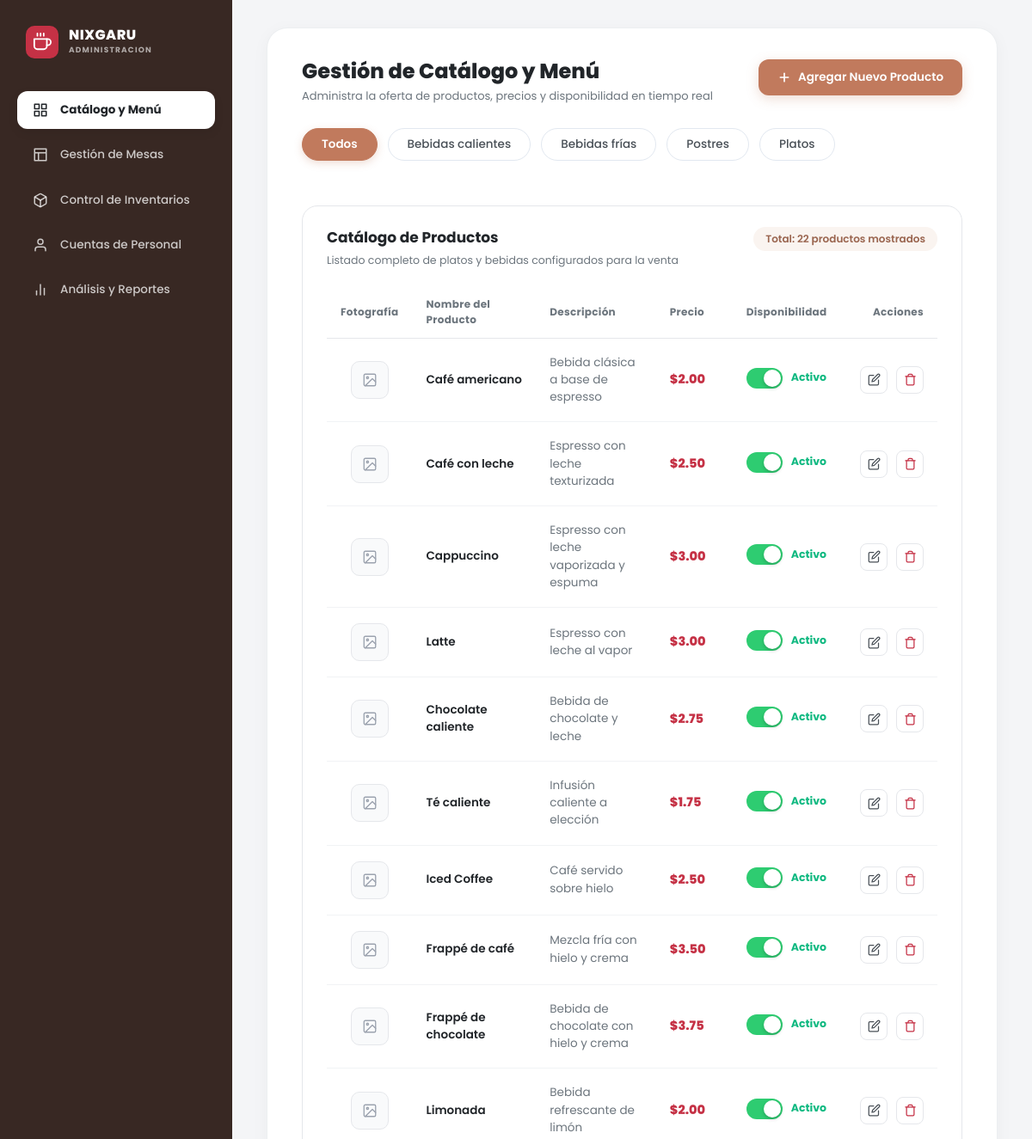
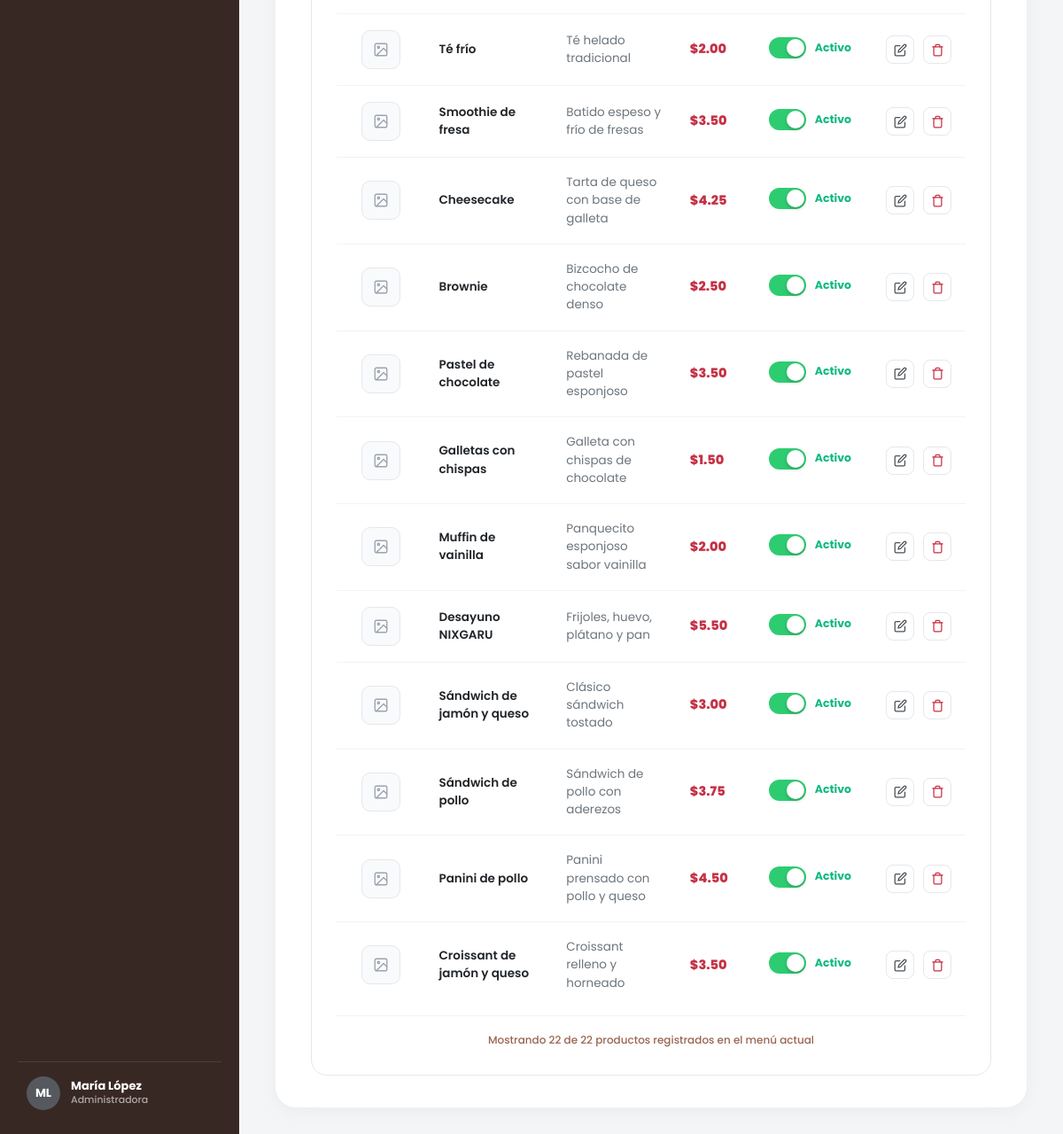
The page /views/admin/admin_catalogo.php on the database as committed earlier (2 pictures, top to bottom).
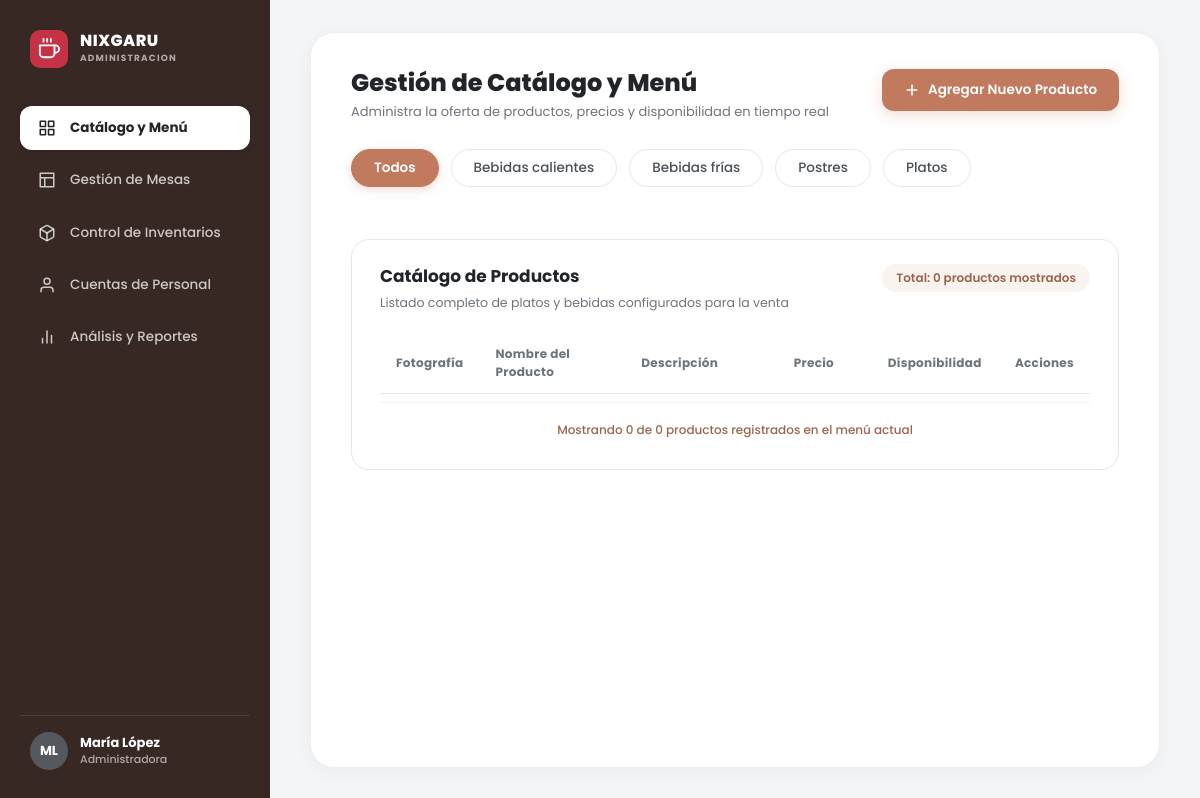
The same page on the database as committed later.
### tables this page shows
CREATE TABLE `productos` (
  `codigo_producto` varchar(10) NOT NULL,
  `nombre` varchar(100) NOT NULL,
  `fotografia` varchar(255) DEFAULT NULL,
  `descripcion` text,
  `precio` decimal(10,2) NOT NULL,
  `id_categoria` int NOT NULL,
  `disponibilidad` tinyint(1) DEFAULT '1',
  PRIMARY KEY (`codigo_producto`),
  KEY `id_categoria` (`id_categoria`),
  CONSTRAINT `productos_ibfk_1` FOREIGN KEY (`id_categoria`) REFERENCES `categorias` (`id_categoria`)
);

### models/Producto.php (called while the page is built, shortened)
<?php
class Producto {
    private PDO $pdo;
    public function __construct(PDO $pdo) {
        $this->pdo = $pdo;
    }
    public function obtenerTodos(): array {
        $stmt = $this->pdo->prepare("
            SELECT
                p.codigo_producto,
                p.nombre,
                p.descripcion,
                p.precio,
                p.fotografia,
                p.disponibilidad,
                p.id_categoria,
                c.nombre_categoria
            FROM productos p
            INNER JOIN categorias c ON p.id_categoria = c.id_categoria
            ORDER BY p.id_categoria ASC, p.codigo_producto ASC
        ");
        $stmt->execute();
        return $stmt->fetchAll();
    }
}

### views/admin/admin_catalogo.php (the view, shortened to what this page needs)
<?php
require_once __DIR__ . '/../../config/database.php';
require_once __DIR__ . '/../../models/Producto.php';
try {
    $productoModel = new Producto($pdo);
    $productos = $productoModel->obtenerTodos();
    $totalProductos = count($productos);
} catch (PDOException $e) {
    die("Error al consultar el catálogo de productos: " . $e->getMessage());
}
?>
<?php
require_once '../layouts/sidebar.php';
?>
    <main class="admin-main-content">
      <div class="admin-content-card">
        <div class="admin-content-header">
          <div class="admin-title-group">
            <h1 class="admin-page-title">Gestión de Catálogo y Menú</h1>
            <p class="admin-page-subtitle">Administra la oferta de productos, precios y disponibilidad en tiempo real</p>
          </div>
          <button class="btn-add-table" id="btnAgregarProductoCatalogo" type="button">
            <svg width="16" height="16" viewBox="0 0 24 24" fill="none" stroke="currentColor" stroke-width="2.5" stroke-linecap="round" stroke-linejoin="round">
              <line x1="12" y1="5" x2="12" y2="19"></line>
              <line x1="5" y1="12" x2="19" y2="12"></line>
            </svg>
            <span>Agregar Nuevo Producto</span>
          </button>
        </div>
        <div class="catalog-filters-bar">
          <button type="button" class="catalog-filter-pill active" data-category="todos">Todos</button>
          <button type="button" class="catalog-filter-pill" data-category="calientes">Bebidas calientes</button>
          <button type="button" class="catalog-filter-pill" data-category="frias">Bebidas frías</button>
          <button type="button" class="catalog-filter-pill" data-category="postres">Postres</button>
          <button type="button" class="catalog-filter-pill" data-category="platos">Platos</button>
        </div>
        <div class="admin-table-container">
          <div class="admin-table-header">
            <div class="table-header-left">
              <h2 class="table-card-title">Catálogo de Productos</h2>
              <p class="table-card-subtitle">Listado completo de platos y bebidas configurados para la venta</p>
            </div>
            <span class="table-count-badge" id="catalogCountBadge">Total: <?php echo $totalProductos; ?> productos mostrados</span>
          </div>
          <div class="table-responsive">
            <table class="admin-data-table catalog-table">
              <thead>
                <tr>
                  <th class="col-cat-photo">Fotografía</th>
                  <th class="col-cat-name">Nombre del Producto</th>
                  <th class="col-cat-desc">Descripción</th>
                  <th class="col-cat-price">Precio</th>
                  <th class="col-cat-status">Disponibilidad</th>
                  <th class="col-acciones">Acciones</th>
                </tr>
              </thead>
              <tbody id="tablaCatalogoBody">
                <?php foreach ($productos as $producto): ?>
                  <?php
                    $catSlug = match ((int)$producto['id_categoria']) {
                        1 => 'calientes',
                        2 => 'frias',
                        3 => 'postres',
                        4 => 'platos',
                        default => 'otros'
                    };
                    $activo = ((int)$producto['disponibilidad'] === 1);
                  ?>
                  <tr data-category="<?php echo $catSlug; ?>">
                    <td class="cell-cat-photo">
                      <div class="product-thumb-placeholder" title="Fotografía de <?php echo htmlspecialchars($producto['nombre']); ?>">
                      </div>
                    </td>
                    <td class="cell-name"><?php echo htmlspecialchars($producto['nombre']); ?></td>
                    <td class="cell-cat-desc"><?php echo htmlspecialchars($producto['descripcion'] ?? 'Sin descripción'); ?></td>
                    <td class="cell-cat-price">
                      <span class="catalog-price">$<?php echo number_format((float)$producto['precio'], 2); ?></span>
                    </td>
                    <td class="cell-cat-status">
                      <div class="toggle-switch-wrapper <?php echo $activo ? 'active' : ''; ?>" data-product="<?php echo htmlspecialchars($producto['nombre']); ?>" data-codigo="<?php echo htmlspecialchars($producto['codigo_producto']); ?>">
                        <button type="button" class="toggle-switch" aria-label="Cambiar disponibilidad" aria-checked="<?php echo $activo ? 'true' : 'false'; ?>">
                          <span class="toggle-knob"></span>
                        </button>
                        <span class="toggle-status-label"><?php echo $activo ? 'Activo' : 'Inactivo'; ?></span>
                      </div>
                    </td>
                    <td class="cell-acciones">
                      <button class="btn-action-edit" title="Editar producto" type="button">
                        <svg width="15" height="15" viewBox="0 0 24 24" fill="none" stroke="currentColor" stroke-width="2" stroke-linecap="round" stroke-linejoin="round">
                          <path d="M11 4H4a2 2 0 0 0-2 2v14a2 2 0 0 0 2 2h14a2 2 0 0 0 2-2v-7"></path>
                          <path d="M18.5 2.5a2.121 2.121 0 0 1 3 3L12 15l-4 1 1-4 9.5-9.5z"></path>
                        </svg>
                      </button>
                      <button class="btn-action-delete" title="Eliminar producto" type="button">
                        <svg width="15" height="15" viewBox="0 0 24 24" fill="none" stroke="currentColor" stroke-width="2" stroke-linecap="round" stroke-linejoin="round">
                          <polyline points="3 6 5 6 21 6"></polyline>
                          <path d="M19 6v14a2 2 0 0 1-2 2H7a2 2 0 0 1-2-2V6m3 0V4a2 2 0 0 1 2-2h4a2 2 0 0 1 2 2v2"></path>
                        </svg>
                      </button>
                    </td>
                  </tr>
                <?php endforeach; ?>
              </tbody>
            </table>
          </div>
          <div class="admin-table-footer">
            <span>Mostrando <?php echo $totalProductos; ?> de <?php echo $totalProductos; ?> productos registrados en el menú actual</span>
          </div>
        </div>
      </div>
    </main>
  </div>
</body>
</html>

### views/layouts/sidebar.php (shortened to what this page needs)
<?php
$currentPage = $currentPage ?? basename($_SERVER['PHP_SELF']);
?>
<!DOCTYPE html>
<html lang="es">
<head>
  <link rel="stylesheet" href="../../public/css/style.css">
</head>
<body class="admin-body">
  <div class="admin-layout">
    <aside class="admin-sidebar">
      <div class="admin-brand">
        <div class="admin-brand-icon">
        </div>
        <div class="admin-brand-info">
          <span class="admin-brand-title">NIXGARU</span>
          <span class="admin-brand-sub">ADMINISTRACION</span>
        </div>
      </div>
      <nav class="admin-nav">
        <a href="admin_catalogo.php" class="admin-nav-item <?php echo ($currentPage === 'admin_catalogo.php') ? 'active' : ''; ?>">
          <span>Catálogo y Menú</span>
        </a>
        <a href="admin_mesas.php" class="admin-nav-item <?php echo ($currentPage === 'admin_mesas.php') ? 'active' : ''; ?>">
          <svg width="18" height="18" viewBox="0 0 24 24" fill="none" stroke="currentColor" stroke-width="2" stroke-linecap="round" stroke-linejoin="round">
            <path d="M3 3h18v18H3zM3 9h18M9 21V9"></path>
          </svg>
          <span>Gestión de Mesas</span>
        </a>
        <a href="admin_inventario.php" class="admin-nav-item <?php echo ($currentPage === 'admin_inventario.php') ? 'active' : ''; ?>">
          <span>Control de Inventarios</span>
        </a>
        <a href="admin_personal.php" class="admin-nav-item <?php echo ($currentPage === 'admin_personal.php') ? 'active' : ''; ?>">
          <svg width="18" height="18" viewBox="0 0 24 24" fill="none" stroke="currentColor" stroke-width="2" stroke-linecap="round" stroke-linejoin="round">
            <path d="M20 21v-2a4 4 0 0 0-4-4H8a4 4 0 0 0-4 4v2"></path>
            <circle cx="12" cy="7" r="4"></circle>
          </svg>
          <span>Cuentas de Personal</span>
        </a>
        <a href="admin_dashboard.php" class="admin-nav-item <?php echo ($currentPage === 'admin_dashboard.php') ? 'active' : ''; ?>">
          <svg width="18" height="18" viewBox="0 0 24 24" fill="none" stroke="currentColor" stroke-width="2" stroke-linecap="round" stroke-linejoin="round">
            <line x1="18" y1="20" x2="18" y2="10"></line>
            <line x1="12" y1="20" x2="12" y2="4"></line>
            <line x1="6" y1="20" x2="6" y2="14"></line>
          </svg>
          <span>Análisis y Reportes</span>
        </a>
      </nav>
      <div class="admin-sidebar-profile">
        <div class="admin-profile-avatar">ML</div>
        <div class="admin-profile-meta">
          <span class="admin-profile-name">María López</span>
          <span class="admin-profile-role">Administradora</span>
        </div>
      </div>
    </aside>

Rows that differ between the two databases and show on the page:
removed productos: nombre "Café americano", descripcion "Bebida clásica a base de espresso", precio "2.00", disponibilidad 1 (drawn)
removed productos: nombre "Café con leche", descripcion "Espresso con leche texturizada", precio "2.50", disponibilidad 1 (drawn)
removed productos: nombre "Cappuccino", descripcion "Espresso con leche vaporizada y espuma", precio "3.00", disponibilidad 1 (drawn)
removed productos: nombre "Latte", descripcion "Espresso con leche al vapor", precio "3.00", disponibilidad 1 (drawn)
removed productos: nombre "Chocolate caliente", descripcion "Bebida de chocolate y leche", precio "2.75", disponibilidad 1 (drawn)
removed productos: nombre "Té caliente", descripcion "Infusión caliente a elección", precio "1.75", disponibilidad 1 (drawn)
removed productos: nombre "Iced Coffee", descripcion "Café servido sobre hielo", precio "2.50", disponibilidad 1 (drawn)
removed productos: nombre "Frappé de café", descripcion "Mezcla fría con hielo y crema", precio "3.50", disponibilidad 1 (drawn)
removed productos: nombre "Frappé de chocolate", descripcion "Bebida de chocolate con hielo y crema", precio "3.75", disponibilidad 1 (drawn)
removed productos: nombre "Limonada", descripcion "Bebida refrescante de limón", precio "2.00", disponibilidad 1 (drawn)
removed productos: nombre "Té frío", descripcion "Té helado tradicional", precio "2.00", disponibilidad 1 (drawn)
removed productos: nombre "Smoothie de fresa", descripcion "Batido espeso y frío de fresas", precio "3.50", disponibilidad 1 (drawn)
removed productos: nombre "Cheesecake", descripcion "Tarta de queso con base de galleta", precio "4.25", disponibilidad 1 (drawn)
removed productos: nombre "Brownie", descripcion "Bizcocho de chocolate denso", precio "2.50", disponibilidad 1 (drawn)
removed productos: nombre "Pastel de chocolate", descripcion "Rebanada de pastel esponjoso", precio "3.50", disponibilidad 1 (drawn)
removed productos: nombre "Galletas con chispas", descripcion "Galleta con chispas de chocolate", precio "1.50", disponibilidad 1 (drawn)
removed productos: nombre "Muffin de vainilla", descripcion "Panquecito esponjoso sabor vainilla", precio "2.00", disponibilidad 1 (drawn)
removed productos: nombre "Desayuno NIXGARU", descripcion "Frijoles, huevo, plátano y pan", precio "5.50", disponibilidad 1 (drawn)
removed productos: nombre "Sándwich de jamón y queso", descripcion "Clásico sándwich tostado", precio "3.00", disponibilidad 1 (drawn)
removed productos: nombre "Sándwich de pollo", descripcion "Sándwich de pollo con aderezos", precio "3.75", disponibilidad 1 (drawn)
removed productos: nombre "Panini de pollo", descripcion "Panini prensado con pollo y queso", precio "4.50", disponibilidad 1 (drawn)
removed productos: nombre "Croissant de jamón y queso", descripcion "Croissant relleno y horneado", precio "3.50", disponibilidad 1 (drawn)
Other text that changed with them:
$totalProductos: "22" → "0"
